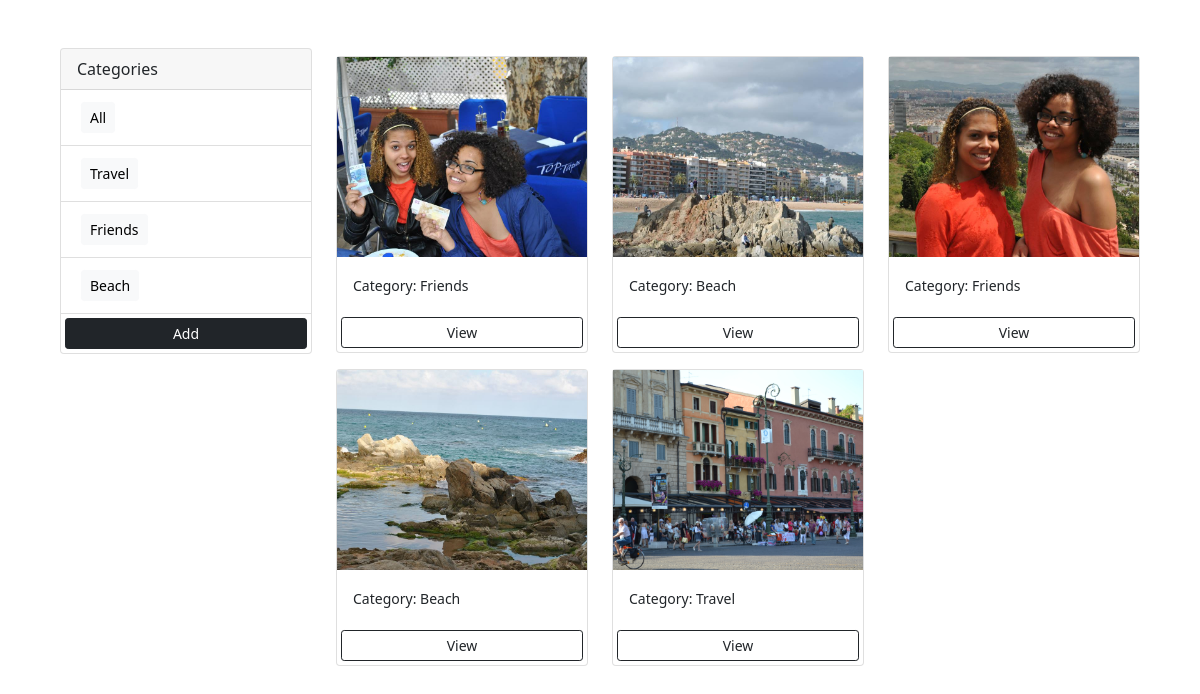
The page / on the database its author committed.
### photos/models.py (models this page shows, shortened)
class Category(models.Model):
    name = models.CharField(max_length=100, null=False, blank=False)

class Photo(models.Model):
    category = models.ForeignKey(Category, on_delete=models.SET_NULL, null=True, blank=True)
    image = models.ImageField(null=False, blank=False)
    description=models.TextField()

### photos/views.py (the view)
# urls.py: path('', views.gallery, name='gallery'),
def gallery(request):
    category = request.GET.get('category')
    if category == None:
        photos = Photo.objects.all()
    else:
        photos = Photo.objects.filter(category__name = category)
    categories = Category.objects.all()
    context = {'categories': categories, 'photos': photos}
    return render(request, 'photos/gallery.html', context)

### photos/templates/photos/gallery.html (shortened to what this page needs)
<!DOCTYPE html>
<html lang="en">
<head>
    <link href="https://cdn.jsdelivr.net/npm/bootstrap@5.0.2/dist/css/bootstrap.min.css" rel="stylesheet">
</head>
<body class="m-5">
    <div class ="container">
        <div class="row">
            <div class="col-md-3">
              <div class="card" >
                <div class="card-header">
                    Categories
                  </div>
                  <ul class="list-group list-group-flush">
                    <li class="list-group-item">
                        <a href = "{% url 'gallery' %}" class="btn btn-light btn-block btn-sm m-1">All</a>
                    </li>
                      {% for category in categories %}
                      <li class="list-group-item">
                          <a href = "{% url 'gallery' %}?category={{category.name}}" class="btn btn-light btn-block btn-sm m-1">
                              {{category.name}}
                          </a>
                      </li>
                      {% endfor %}
                      <a href="{% url 'add' %}" class="btn btn-dark btn-block btn-sm m-1"> Add</a>
                  </ul>
                </div>
            </div>
            <div class="col-md-9">
                <div class="row">
                    {% for photo in photos %}
                    <div class="col-md-4">
                        <div class="card my-2">
                            <img class="image-thumbnail"
                                 src="{{photo.image.url}}"
                                 alt="Card image cap">
                            <div class="card-body">
                                <small>Category: {{photo.category.name}}</small>
                      </div>
                            <a href = "{% url 'photo' photo.id %} " class="btn btn-outline-dark btn-sm m-1"> View</a>
                        </div>
                    </div>
                    {% empty %}
                    <h3> No photos</h3>
                    {% endfor %}
                </div>
            </div>
        </div>
    </div>
</body>
</html>

### photos/templates/photos/gallery.html (style rules this page uses)
.image-thumbnail { height: 200px; object-fit: cover; }

### rows shown on the page
Category: name "Travel"
Category: name "Friends"
Category: name "Beach"
Photo: image (picture), category.name "Friends"
Photo: image (picture), category.name "Beach"
Photo: image (picture), category.name "Friends"
Photo: image (picture), category.name "Beach"
Photo: image (picture), category.name "Travel"
